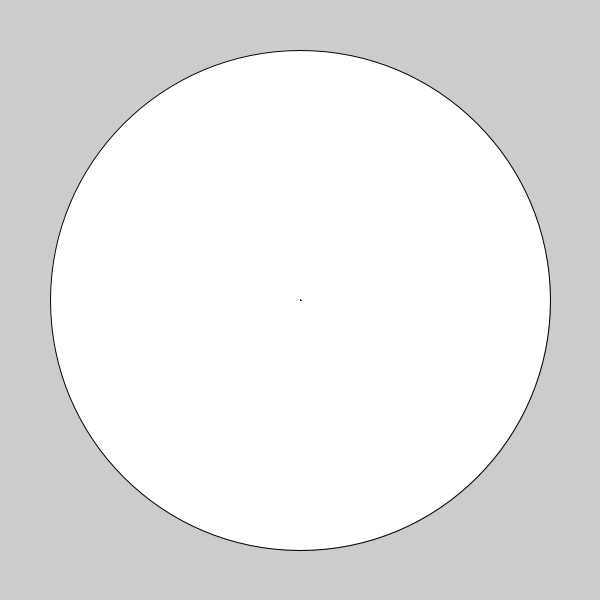
Frame 1 (no input)
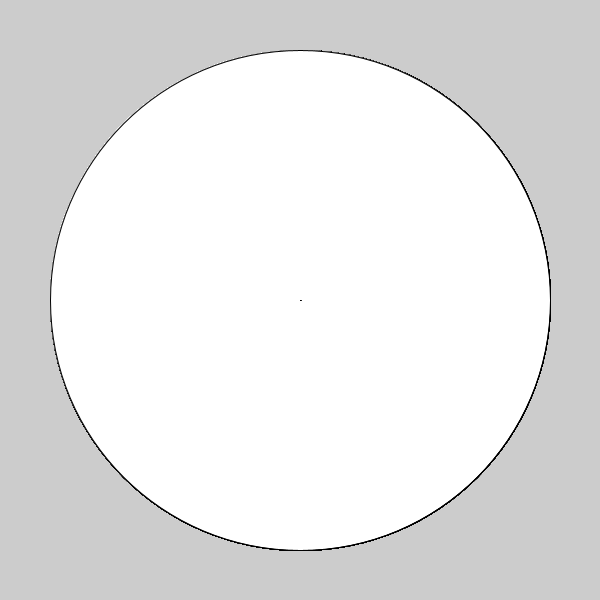
Frame 60 (the mouse pressed at the canvas centre just before this capture)
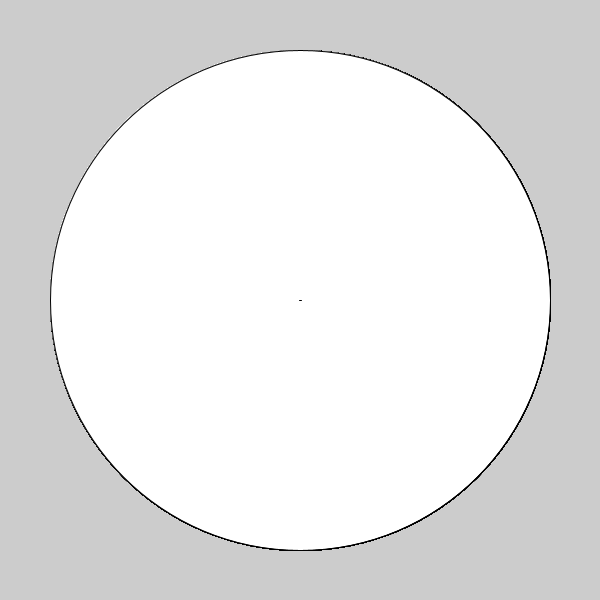
Frame 120 (the mouse held since frame 60 and released just before this capture)

The Processing sketch that drew these frames (run headless with seeded random() and noise(); from frame 60 on, the mouse is pressed at the canvas centre):

// Processing sketch: Project1_Clock
// ── Project1_Clock.pde
float sec, min, hr;
int xCenter, yCenter;

void setup() {
  size(600, 600);
  sec = second();
  min = minute();
  hr = hour();

  xCenter = width/2;
  yCenter = height/2;
}

void draw() {
  clockFace(width/2, height/2, 500);


  drawHand(xCenter, yCenter, sec);
  drawHand(xCenter, yCenter, min);
  drawHand(xCenter, yCenter, hr);

  updateTime();
}

void clockFace(int xOffset, int yOffset, int radius) {
  circle(xOffset, yOffset, radius);
}

void updateTime() {
  sec = second();
  min = minute();
  hr = hour();
}

void timeToAngle() {
  sec = PI/21600 * sec;
  min = PI/360 * min;
  hr = PI/6 * hr;
}

void drawHand(int xOffset, int yOffset, float angle) {
  timeToAngle();

  line(xOffset, yOffset, xOffset + cos(angle), yOffset + sin(angle));
}
